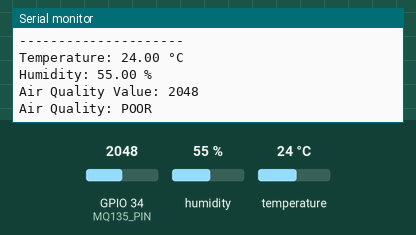
This sketch was run on a simulated ESP32. Parts: the last lines printed to the serial monitor. Inputs (shaded band) come from the test bench; at power-on: GPIO 34 (MQ135_PIN) = 2048, humidity 55 %, temperature 24 °C.

Above: at 2.8 s.
2.9 s: GPIO 34 (MQ135_PIN) set to 1956
At 4.6 s:
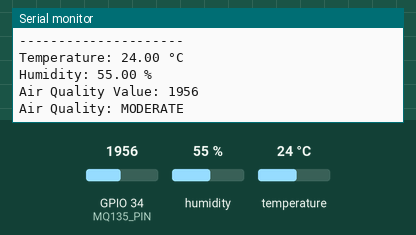
7.5 s: GPIO 34 (MQ135_PIN) set to 1063
At 8.4 s:
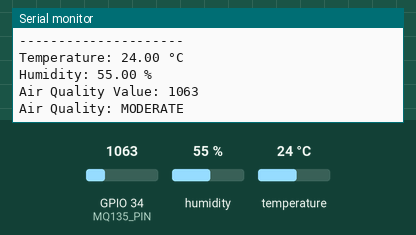
10.2 s: GPIO 34 (MQ135_PIN) set to 944
At 13.3 s:
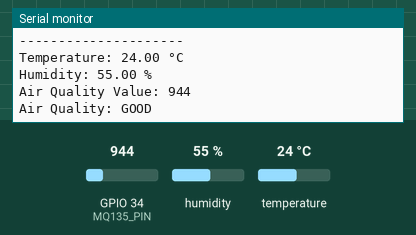
Timing chart, 0 to 14.8 s (numbered marks = the images above; inputs shaded):
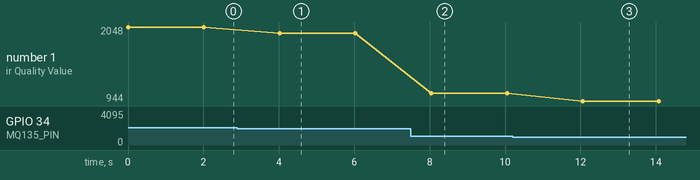

The sketch:

AirQuality.ino
```cpp
#include <DHT.h>

#define DHTPIN 4
#define DHTTYPE DHT22
#define MQ135_PIN 34

DHT dht(DHTPIN, DHTTYPE);

void setup() {
  Serial.begin(115200);
  dht.begin();
}

void loop() {
  float temperature = dht.readTemperature();
  float humidity = dht.readHumidity();
  int airQuality = analogRead(MQ135_PIN);

  Serial.println("---------------------");
  Serial.print("Temperature: ");
  Serial.print(temperature);
  Serial.println(" °C");

  Serial.print("Humidity: ");
  Serial.print(humidity);
  Serial.println(" %");

  Serial.print("Air Quality Value: ");
  Serial.println(airQuality);

  if (airQuality < 1000)
    Serial.println("Air Quality: GOOD");
  else if (airQuality < 2000)
    Serial.println("Air Quality: MODERATE");
  else
    Serial.println("Air Quality: POOR");

  delay(2000);
}
```

Measured:
- the behaviour switches between 2000 and 1999 on GPIO 34 (MQ135_PIN) (found by bisection; images 0 and 1)
- the behaviour switches between 1000 and 999 on GPIO 34 (MQ135_PIN) (found by bisection; images 2 and 3)
- after the input at 2.9 s, the serial monitor: prints a new line after 1.1 s (image 1)
- after the input at 7.5 s, the serial monitor: prints a new line after 0.54 s (image 2)
- after the input at 10.2 s, the serial monitor: prints a new line after 1.9 s (image 3)
- plotted number 1: 2048 → 1956 after the input at 2.9 s, 1956 → 1063 after the input at 7.5 s, 1063 → 944 after the input at 10.2 s
